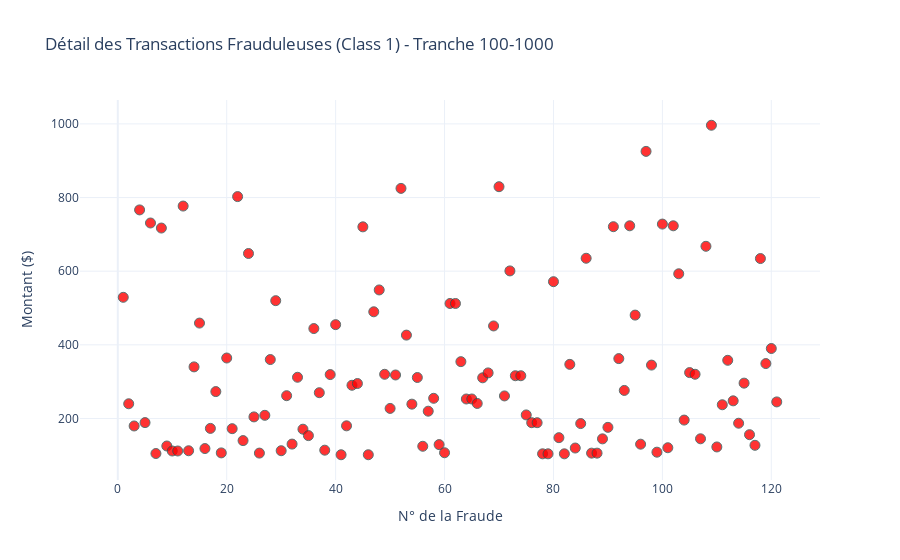

Notebook code cell kept with this figure:
### Code cell
import plotly.express as px

# 1. Filtrer pour ne garder que la Classe 1 (Fraude) 
# et réinitialiser l'index pour avoir une suite 1, 2, 3...
df_fraud_only = filtered_data[filtered_data['Class'] == 1].copy().reset_index(drop=True)
df_fraud_only['data_point_index'] = df_fraud_only.index + 1

# 2. Création du graphique Plotly
fig = px.scatter(
    df_fraud_only, 
    x='data_point_index', 
    y='Amount',
    title="Détail des Transactions Frauduleuses (Class 1) - Tranche 100-1000",
    labels={
        'data_point_index': 'N° de la Fraude',
        'Amount': 'Montant ($)'
    },
    hover_data={
        'Amount': ':.2f',
        'data_point_index': True
    }
)

# 3. Forcer la couleur en rouge et ajuster le style
fig.update_traces(marker=dict(color='red', size=10, opacity=0.8, line=dict(width=1, color='DarkSlateGrey')))
fig.update_layout(template="plotly_white")

# 4. Affichage
fig.show()

### Figure 1 — Plotly figure (JSON) as saved in the notebook; plotly's stock layout.template omitted (floating-point values rounded to 4 significant figures)
{"data": [{"hovertemplate": "N° de la Fraude=%{x}<br>Montant ($)=%{y:.2f}<extra></extra>", "legendgroup": "", "marker": {"color": "red", "line": {"color": "DarkSlateGrey", "width": 1}, "opacity": 0.8, "size": 10, "symbol": "circle"}, "mode": "markers", "name": "", "orientation": "v", "showlegend": false, "type": "scatter", "x": [1, 2, 3, 4, 5, 6, 7, 8, 9, 10, 11, 12, 13, 14, 15, 16, 17, 18, 19, 20, 21, 22, 23, 24, 25, 26, 27, 28, 29, 30, 31, 32, 33, 34, 35, 36, 37, 38, 39, 40, 41, 42, 43, 44, 45, 46, 47, 48, 49, 50, 51, 52, 53, 54, 55, 56, 57, 58, 59, 60, 61, 62, 63, 64, 65, 66, 67, 68, 69, 70, 71, 72, 73, 74, 75, 76, 77, 78, 79, 80, 81, 82, 83, 84, 85, 86, 87, 88, 89, 90, 91, 92, 93, 94, 95, 96, 97, 98, 99, 100, 101, 102, 103, 104, 105, 106, 107, 108, 109, 110, 111, 112, 113, 114, 115, 116, 117, 118, 119, 120, 121], "xaxis": "x", "y": [529.0, 239.9, 179.7, 766.4, 188.8, 730.9, 104.8, 717.1, 125.3, 111.7, 111.7, 776.8, 112.3, 340.1, 459.1, 118.3, 173.1, 273.0, 106.5, 364.2, 172.3, 802.5, 139.9, 648.0, 204.3, 106.0, 208.6, 360.0, 519.9, 112.5, 261.9, 130.4, 311.9, 170.9, 153.5, 444.2, 270.0, 113.9, 319.2, 454.8, 101.5, 180.0, 290.2, 294.9, 720.4, 101.5, 489.7, 549.1, 320.0, 227.3, 318.1, 824.8, 426.4, 238.9, 311.3, 124.5, 219.8, 254.8, 129.0, 106.9, 512.2, 512.2, 354.3, 252.9, 252.9, 240.8, 310.4, 323.8, 451.3, 829.4, 261.2, 600.7, 316.1, 316.1, 209.7, 188.5, 188.5, 104.0, 104.0, 571.5, 147.9, 104.0, 346.9, 119.7, 186.1, 635.1, 105.9, 105.9, 144.6, 175.9, 720.8, 362.6, 276.2, 723.2, 480.7, 130.2, 925.3, 345.0, 108.5, 727.9, 120.5, 723.2, 592.9, 195.7, 324.6, 320.0, 144.8, 667.5, 996.3, 122.7, 237.3, 357.9, 247.9, 187.1, 296.0, 156.0, 127.1, 634.3, 349.1, 390.0, 245.0], "yaxis": "y"}], "layout": {"legend": {"tracegroupgap": 0}, "title": {"text": "Détail des Transactions Frauduleuses (Class 1) - Tranche 100-1000"}, "xaxis": {"anchor": "y", "domain": [0, 1], "title": {"text": "N° de la Fraude"}}, "yaxis": {"anchor": "x", "domain": [0, 1], "title": {"text": "Montant ($)"}}}}
